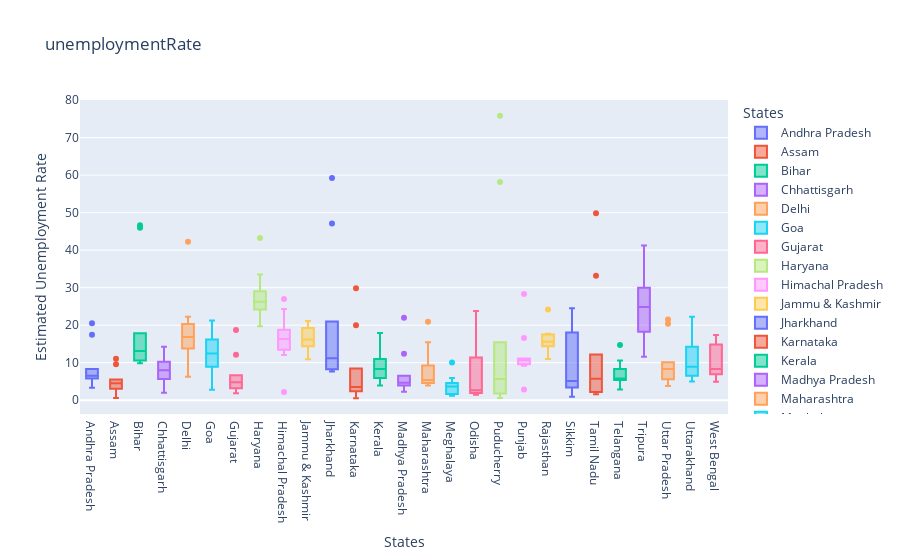

Write notebook code for a chart like this one.
### Markdown cell above
## EDA - Exploratory Data Analysis

### Code cell
# Plotting a box-plot to show un-employment rate in each state
fig = px.box(
    df,
    x='States',
    y='Estimated Unemployment Rate',
    color='States',
    title='unemploymentRate',
    template='plotly'
)
fig.show()

### Figure 1 — Plotly figure (JSON) as saved in the notebook; plotly's stock layout.template omitted (floating-point values rounded to 4 significant figures)
{"data": [{"alignmentgroup": "True", "hovertemplate": "States=%{x}<br>Estimated Unemployment Rate=%{y}<extra></extra>", "legendgroup": "Andhra Pradesh", "marker": {"color": "#636efa"}, "name": "Andhra Pradesh", "notched": false, "offsetgroup": "Andhra Pradesh", "orientation": "v", "showlegend": true, "type": "box", "x": ["Andhra Pradesh", "Andhra Pradesh", "Andhra Pradesh", "Andhra Pradesh", "Andhra Pradesh", "Andhra Pradesh", "Andhra Pradesh", "Andhra Pradesh", "Andhra Pradesh", "Andhra Pradesh"], "x0": " ", "xaxis": "x", "y": [5.48, 5.83, 5.79, 20.51, 17.43, 3.31, 8.34, 6.96, 6.4, 6.59], "y0": " ", "yaxis": "y"}, {"alignmentgroup": "True", "hovertemplate": "States=%{x}<br>Estimated Unemployment Rate=%{y}<extra></extra>", "legendgroup": "Assam", "marker": {"color": "#EF553B"}, "name": "Assam", "notched": false, "offsetgroup": "Assam", "orientation": "v", "showlegend": true, "type": "box", "x": ["Assam", "Assam", "Assam", "Assam", "Assam", "Assam", "Assam", "Assam", "Assam", "Assam"], "x0": " ", "xaxis": "x", "y": [4.66, 4.41, 4.77, 11.06, 9.55, 0.6, 3.77, 5.53, 1.19, 3.02], "y0": " ", "yaxis": "y"}, {"alignmentgroup": "True", "hovertemplate": "States=%{x}<br>Estimated Unemployment Rate=%{y}<extra></extra>", "legendgroup": "Bihar", "marker": {"color": "#00cc96"}, "name": "Bihar", "notched": false, "offsetgroup": "Bihar", "orientation": "v", "showlegend": true, "type": "box", "x": ["Bihar", "Bihar", "Bihar", "Bihar", "Bihar", "Bihar", "Bihar", "Bihar", "Bihar", "Bihar"], "x0": " ", "xaxis": "x", "y": [10.61, 10.29, 15.43, 46.64, 45.96, 17.82, 12.79, 13.44, 11.91, 9.82], "y0": " ", "yaxis": "y"}, {"alignmentgroup": "True", "hovertemplate": "States=%{x}<br>Estimated Unemployment Rate=%{y}<extra></extra>", "legendgroup": "Chhattisgarh", "marker": {"color": "#ab63fa"}, "name": "Chhattisgarh", "notched": false, "offsetgroup": "Chhattisgarh", "orientation": "v", "showlegend": true, "type": "box", "x": ["Chhattisgarh", "Chhattisgarh", "Chhattisgarh", "Chhattisgarh", "Chhattisgarh", "Chhattisgarh", "Chhattisgarh", "Chhattisgarh", "Chhattisgarh", "Chhattisgarh"], "x0": " ", "xaxis": "x", "y": [9.65, 8.38, 7.54, 3.41, 10.5, 14.23, 10.27, 5.63, 1.96, 6.62], "y0": " ", "yaxis": "y"}, {"alignmentgroup": "True", "hovertemplate": "States=%{x}<br>Estimated Unemployment Rate=%{y}<extra></extra>", "legendgroup": "Delhi", "marker": {"color": "#FFA15A"}, "name": "Delhi", "notched": false, "offsetgroup": "Delhi", "orientation": "v", "showlegend": true, "type": "box", "x": ["Delhi", "Delhi", "Delhi", "Delhi", "Delhi", "Delhi", "Delhi", "Delhi", "Delhi", "Delhi"], "x0": " ", "xaxis": "x", "y": [22.23, 14.84, 17.04, 16.68, 42.27, 18.19, 20.3, 13.79, 12.53, 6.27], "y0": " ", "yaxis": "y"}, {"alignmentgroup": "True", "hovertemplate": "States=%{x}<br>Estimated Unemployment Rate=%{y}<extra></extra>", "legendgroup": "Goa", "marker": {"color": "#19d3f3"}, "name": "Goa", "notched": false, "offsetgroup": "Goa", "orientation": "v", "showlegend": true, "type": "box", "x": ["Goa", "Goa", "Goa", "Goa", "Goa", "Goa", "Goa", "Goa", "Goa", "Goa"], "x0": " ", "xaxis": "x", "y": [8.89, 2.81, 5.25, 13.31, 21.25, 9.96, 17.07, 16.21, 15.38, 11.54], "y0": " ", "yaxis": "y"}, {"alignmentgroup": "True", "hovertemplate": "States=%{x}<br>Estimated Unemployment Rate=%{y}<extra></extra>", "legendgroup": "Gujarat", "marker": {"color": "#FF6692"}, "name": "Gujarat", "notched": false, "offsetgroup": "Gujarat", "orientation": "v", "showlegend": true, "type": "box", "x": ["Gujarat", "Gujarat", "Gujarat", "Gujarat", "Gujarat", "Gujarat", "Gujarat", "Gujarat", "Gujarat", "Gujarat"], "x0": " ", "xaxis": "x", "y": [5.54, 6.38, 6.66, 18.71, 12.11, 3.2, 1.84, 1.87, 3.42, 4.03], "y0": " ", "yaxis": "y"}, {"alignmentgroup": "True", "hovertemplate": "States=%{x}<br>Estimated Unemployment Rate=%{y}<extra></extra>", "legendgroup": "Haryana", "marker": {"color": "#B6E880"}, "name": "Haryana", "notched": false, "offsetgroup": "Haryana", "orientation": "v", "showlegend": true, "type": "box", "x": ["Haryana", "Haryana", "Haryana", "Haryana", "Haryana", "Haryana", "Haryana", "Haryana", "Haryana", "Haryana"], "x0": " ", "xaxis": "x", "y": [20.34, 25.77, 25.05, 43.22, 29.02, 26.7, 24.18, 33.5, 19.68, 27.31], "y0": " ", "yaxis": "y"}, {"alignmentgroup": "True", "hovertemplate": "States=%{x}<br>Estimated Unemployment Rate=%{y}<extra></extra>", "legendgroup": "Himachal Pradesh", "marker": {"color": "#FF97FF"}, "name": "Himachal Pradesh", "notched": false, "offsetgroup": "Himachal Pradesh", "orientation": "v", "showlegend": true, "type": "box", "x": ["Himachal Pradesh", "Himachal Pradesh", "Himachal Pradesh", "Himachal Pradesh", "Himachal Pradesh", "Himachal Pradesh", "Himachal Pradesh", "Himachal Pradesh", "Himachal Pradesh", "Himachal Pradesh"], "x0": " ", "xaxis": "x", "y": [16.83, 16.84, 18.76, 2.2, 26.95, 13.47, 24.31, 15.79, 12.04, 13.46], "y0": " ", "yaxis": "y"}, {"alignmentgroup": "True", "hovertemplate": "States=%{x}<br>Estimated Unemployment Rate=%{y}<extra></extra>", "legendgroup": "Jammu & Kashmir", "marker": {"color": "#FECB52"}, "name": "Jammu & Kashmir", "notched": false, "offsetgroup": "Jammu & Kashmir", "orientation": "v", "showlegend": true, "type": "box", "x": ["Jammu & Kashmir", "Jammu & Kashmir", "Jammu & Kashmir", "Jammu & Kashmir", "Jammu & Kashmir", "Jammu & Kashmir", "Jammu & Kashmir", "Jammu & Kashmir", "Jammu & Kashmir"], "x0": " ", "xaxis": "x", "y": [21.08, 20.78, 15.5, 18.74, 17.92, 10.88, 11.09, 16.17, 16.14], "y0": " ", "yaxis": "y"}, {"alignmentgroup": "True", "hovertemplate": "States=%{x}<br>Estimated Unemployment Rate=%{y}<extra></extra>", "legendgroup": "Jharkhand", "marker": {"color": "#636efa"}, "name": "Jharkhand", "notched": false, "offsetgroup": "Jharkhand", "orientation": "v", "showlegend": true, "type": "box", "x": ["Jharkhand", "Jharkhand", "Jharkhand", "Jharkhand", "Jharkhand", "Jharkhand", "Jharkhand", "Jharkhand", "Jharkhand", "Jharkhand"], "x0": " ", "xaxis": "x", "y": [10.61, 11.85, 8.23, 47.09, 59.23, 20.95, 7.63, 9.76, 8.24, 11.8], "y0": " ", "yaxis": "y"}, {"alignmentgroup": "True", "hovertemplate": "States=%{x}<br>Estimated Unemployment Rate=%{y}<extra></extra>", "legendgroup": "Karnataka", "marker": {"color": "#EF553B"}, "name": "Karnataka", "notched": false, "offsetgroup": "Karnataka", "orientation": "v", "showlegend": true, "type": "box", "x": ["Karnataka", "Karnataka", "Karnataka", "Karnataka", "Karnataka", "Karnataka", "Karnataka", "Karnataka", "Karnataka", "Karnataka"], "x0": " ", "xaxis": "x", "y": [2.86, 3.61, 3.46, 29.84, 19.97, 8.44, 4.01, 0.5, 2.41, 1.58], "y0": " ", "yaxis": "y"}, {"alignmentgroup": "True", "hovertemplate": "States=%{x}<br>Estimated Unemployment Rate=%{y}<extra></extra>", "legendgroup": "Kerala", "marker": {"color": "#00cc96"}, "name": "Kerala", "notched": false, "offsetgroup": "Kerala", "orientation": "v", "showlegend": true, "type": "box", "x": ["Kerala", "Kerala", "Kerala", "Kerala", "Kerala", "Kerala", "Kerala", "Kerala", "Kerala", "Kerala"], "x0": " ", "xaxis": "x", "y": [5.31, 7.6, 8.99, 16.99, 17.88, 9.71, 7.09, 10.98, 5.91, 3.88], "y0": " ", "yaxis": "y"}, {"alignmentgroup": "True", "hovertemplate": "States=%{x}<br>Estimated Unemployment Rate=%{y}<extra></extra>", "legendgroup": "Madhya Pradesh", "marker": {"color": "#ab63fa"}, "name": "Madhya Pradesh", "notched": false, "offsetgroup": "Madhya Pradesh", "orientation": "v", "showlegend": true, "type": "box", "x": ["Madhya Pradesh", "Madhya Pradesh", "Madhya Pradesh", "Madhya Pradesh", "Madhya Pradesh", "Madhya Pradesh", "Madhya Pradesh", "Madhya Pradesh", "Madhya Pradesh", "Madhya Pradesh"], "x0": " ", "xaxis": "x", "y": [4.11, 4.57, 2.22, 12.36, 21.98, 6.48, 5.08, 4.7, 3.91, 3.13], "y0": " ", "yaxis": "y"}, {"alignmentgroup": "True", "hovertemplate": "States=%{x}<br>Estimated Unemployment Rate=%{y}<extra></extra>", "legendgroup": "Maharashtra", "marker": {"color": "#FFA15A"}, "name": "Maharashtra", "notched": false, "offsetgroup": "Maharashtra", "orientation": "v", "showlegend": true, "type": "box", "x": ["Maharashtra", "Maharashtra", "Maharashtra", "Maharashtra", "Maharashtra", "Maharashtra", "Maharashtra", "Maharashtra", "Maharashtra", "Maharashtra"], "x0": " ", "xaxis": "x", "y": [4.95, 4.69, 5.79, 20.9, 15.46, 9.23, 3.89, 6.23, 4.55, 4.1], "y0": " ", "yaxis": "y"}, {"alignmentgroup": "True", "hovertemplate": "States=%{x}<br>Estimated Unemployment Rate=%{y}<extra></extra>", "legendgroup": "Meghalaya", "marker": {"color": "#19d3f3"}, "name": "Meghalaya", "notched": false, "offsetgroup": "Meghalaya", "orientation": "v", "showlegend": true, "type": "box", "x": ["Meghalaya", "Meghalaya", "Meghalaya", "Meghalaya", "Meghalaya", "Meghalaya", "Meghalaya", "Meghalaya", "Meghalaya", "Meghalaya"], "x0": " ", "xaxis": "x", "y": [1.66, 3.59, 1.58, 10.03, 5.92, 1.15, 2.1, 3.74, 4.29, 4.6], "y0": " ", "yaxis": "y"}, {"alignmentgroup": "True", "hovertemplate": "States=%{x}<br>Estimated Unemployment Rate=%{y}<extra></extra>", "legendgroup": "Odisha", "marker": {"color": "#FF6692"}, "name": "Odisha", "notched": false, "offsetgroup": "Odisha", "orientation": "v", "showlegend": true, "type": "box", "x": ["Odisha", "Odisha", "Odisha", "Odisha", "Odisha", "Odisha", "Odisha", "Odisha", "Odisha", "Odisha"], "x0": " ", "xaxis": "x", "y": [1.9, 3.12, 13.08, 23.76, 11.41, 3.77, 1.88, 1.42, 2.1, 2.18], "y0": " ", "yaxis": "y"}, {"alignmentgroup": "True", "hovertemplate": "States=%{x}<br>Estimated Unemployment Rate=%{y}<extra></extra>", "legendgroup": "Puducherry", "marker": {"color": "#B6E880"}, "name": "Puducherry", "notched": false, "offsetgroup": "Puducherry", "orientation": "v", "showlegend": true, "type": "box", "x": ["Puducherry", "Puducherry", "Puducherry", "Puducherry", "Puducherry", "Puducherry", "Puducherry", "Puducherry", "Puducherry", "Puducherry"], "x0": " ", "xaxis": "x", "y": [0.58, 1.76, 1.2, 75.85, 58.19, 4.24, 15.47, 5.05, 10.9, 6.18], "y0": " ", "yaxis": "y"}, {"alignmentgroup": "True", "hovertemplate": "States=%{x}<br>Estimated Unemployment Rate=%{y}<extra></extra>", "legendgroup": "Punjab", "marker": {"color": "#FF97FF"}, "name": "Punjab", "notched": false, "offsetgroup": "Punjab", "orientation": "v", "showlegend": true, "type": "box", "x": ["Punjab", "Punjab", "Punjab", "Punjab", "Punjab", "Punjab", "Punjab", "Punjab", "Punjab", "Punjab"], "x0": " ", "xaxis": "x", "y": [11.11, 10.97, 10.32, 2.86, 28.33, 16.55, 9.19, 10.99, 9.61, 9.88], "y0": " ", "yaxis": "y"}, {"alignmentgroup": "True", "hovertemplate": "States=%{x}<br>Estimated Unemployment Rate=%{y}<extra></extra>", "legendgroup": "Rajasthan", "marker": {"color": "#FECB52"}, "name": "Rajasthan", "notched": false, "offsetgroup": "Rajasthan", "orientation": "v", "showlegend": true, "type": "box", "x": ["Rajasthan", "Rajasthan", "Rajasthan", "Rajasthan", "Rajasthan", "Rajasthan", "Rajasthan", "Rajasthan", "Rajasthan", "Rajasthan"], "x0": " ", "xaxis": "x", "y": [10.97, 15.16, 11.9, 17.7, 15.74, 14.39, 15.81, 17.51, 15.35, 24.15], "y0": " ", "yaxis": "y"}, {"alignmentgroup": "True", "hovertemplate": "States=%{x}<br>Estimated Unemployment Rate=%{y}<extra></extra>", "legendgroup": "Sikkim", "marker": {"color": "#636efa"}, "name": "Sikkim", "notched": false, "offsetgroup": "Sikkim", "orientation": "v", "showlegend": true, "type": "box", "x": ["Sikkim", "Sikkim", "Sikkim", "Sikkim", "Sikkim", "Sikkim", "Sikkim", "Sikkim"], "x0": " ", "xaxis": "x", "y": [23.57, 2.28, 24.51, 4.46, 4.45, 12.49, 5.7, 0.88], "y0": " ", "yaxis": "y"}, {"alignmentgroup": "True", "hovertemplate": "States=%{x}<br>Estimated Unemployment Rate=%{y}<extra></extra>", "legendgroup": "Tamil Nadu", "marker": {"color": "#EF553B"}, "name": "Tamil Nadu", "notched": false, "offsetgroup": "Tamil Nadu", "orientation": "v", "showlegend": true, "type": "box", "x": ["Tamil Nadu", "Tamil Nadu", "Tamil Nadu", "Tamil Nadu", "Tamil Nadu", "Tamil Nadu", "Tamil Nadu", "Tamil Nadu", "Tamil Nadu", "Tamil Nadu"], "x0": " ", "xaxis": "x", "y": [1.57, 2.09, 6.4, 49.83, 33.16, 12.2, 6.81, 2.65, 5, 2.16], "y0": " ", "yaxis": "y"}, {"alignmentgroup": "True", "hovertemplate": "States=%{x}<br>Estimated Unemployment Rate=%{y}<extra></extra>", "legendgroup": "Telangana", "marker": {"color": "#00cc96"}, "name": "Telangana", "notched": false, "offsetgroup": "Telangana", "orientation": "v", "showlegend": true, "type": "box", "x": ["Telangana", "Telangana", "Telangana", "Telangana", "Telangana", "Telangana", "Telangana", "Telangana", "Telangana", "Telangana"], "x0": " ", "xaxis": "x", "y": [5.49, 8.29, 5.77, 6.25, 14.7, 10.55, 5.36, 5.79, 3.27, 2.86], "y0": " ", "yaxis": "y"}, {"alignmentgroup": "True", "hovertemplate": "States=%{x}<br>Estimated Unemployment Rate=%{y}<extra></extra>", "legendgroup": "Tripura", "marker": {"color": "#ab63fa"}, "name": "Tripura", "notched": false, "offsetgroup": "Tripura", "orientation": "v", "showlegend": true, "type": "box", "x": ["Tripura", "Tripura", "Tripura", "Tripura", "Tripura", "Tripura", "Tripura", "Tripura", "Tripura", "Tripura"], "x0": " ", "xaxis": "x", "y": [32.67, 28.4, 29.95, 41.23, 21.51, 21.71, 18.24, 27.92, 17.35, 11.57], "y0": " ", "yaxis": "y"}, {"alignmentgroup": "True", "hovertemplate": "States=%{x}<br>Estimated Unemployment Rate=%{y}<extra></extra>", "legendgroup": "Uttar Pradesh", "marker": {"color": "#FFA15A"}, "name": "Uttar Pradesh", "notched": false, "offsetgroup": "Uttar Pradesh", "orientation": "v", "showlegend": true, "type": "box", "x": ["Uttar Pradesh", "Uttar Pradesh", "Uttar Pradesh", "Uttar Pradesh", "Uttar Pradesh", "Uttar Pradesh", "Uttar Pradesh", "Uttar Pradesh", "Uttar Pradesh", "Uttar Pradesh"], "x0": " ", "xaxis": "x", "y": [7.58, 8.98, 10.11, 21.54, 20.41, 9.47, 5.56, 5.79, 4.18, 3.75], "y0": " ", "yaxis": "y"}, {"alignmentgroup": "True", "hovertemplate": "States=%{x}<br>Estimated Unemployment Rate=%{y}<extra></extra>", "legendgroup": "Uttarakhand", "marker": {"color": "#19d3f3"}, "name": "Uttarakhand", "notched": false, "offsetgroup": "Uttarakhand", "orientation": "v", "showlegend": true, "type": "box", "x": ["Uttarakhand", "Uttarakhand", "Uttarakhand", "Uttarakhand", "Uttarakhand", "Uttarakhand", "Uttarakhand", "Uttarakhand", "Uttarakhand", "Uttarakhand"], "x0": " ", "xaxis": "x", "y": [5.49, 4.99, 19.85, 6.48, 8.01, 8.61, 12.38, 14.26, 22.26, 9.23], "y0": " ", "yaxis": "y"}, {"alignmentgroup": "True", "hovertemplate": "States=%{x}<br>Estimated Unemployment Rate=%{y}<extra></extra>", "legendgroup": "West Bengal", "marker": {"color": "#FF6692"}, "name": "West Bengal", "notched": false, "offsetgroup": "West Bengal", "orientation": "v", "showlegend": true, "type": "box", "x": ["West Bengal", "West Bengal", "West Bengal", "West Bengal", "West Bengal", "West Bengal", "West Bengal", "West Bengal", "West Bengal", "West Bengal"], "x0": " ", "xaxis": "x", "y": [6.94, 4.92, 6.92, 17.41, 17.41, 7.29, 6.83, 14.87, 9.35, 9.98], "y0": " ", "yaxis": "y"}], "layout": {"boxmode": "overlay", "legend": {"title": {"text": "States"}, "tracegroupgap": 0}, "title": {"text": "unemploymentRate"}, "xaxis": {"anchor": "y", "categoryarray": ["Andhra Pradesh", "Assam", "Bihar", "Chhattisgarh", "Delhi", "Goa", "Gujarat", "Haryana", "Himachal Pradesh", "Jammu & Kashmir", "Jharkhand", "Karnataka", "Kerala", "Madhya Pradesh", "Maharashtra", "Meghalaya", "Odisha", "Puducherry", "Punjab", "Rajasthan", "Sikkim", "Tamil Nadu", "Telangana", "Tripura", "Uttar Pradesh", "Uttarakhand", "West Bengal"], "categoryorder": "array", "domain": [0, 1], "title": {"text": "States"}}, "yaxis": {"anchor": "x", "domain": [0, 1], "title": {"text": "Estimated Unemployment Rate"}}}}
